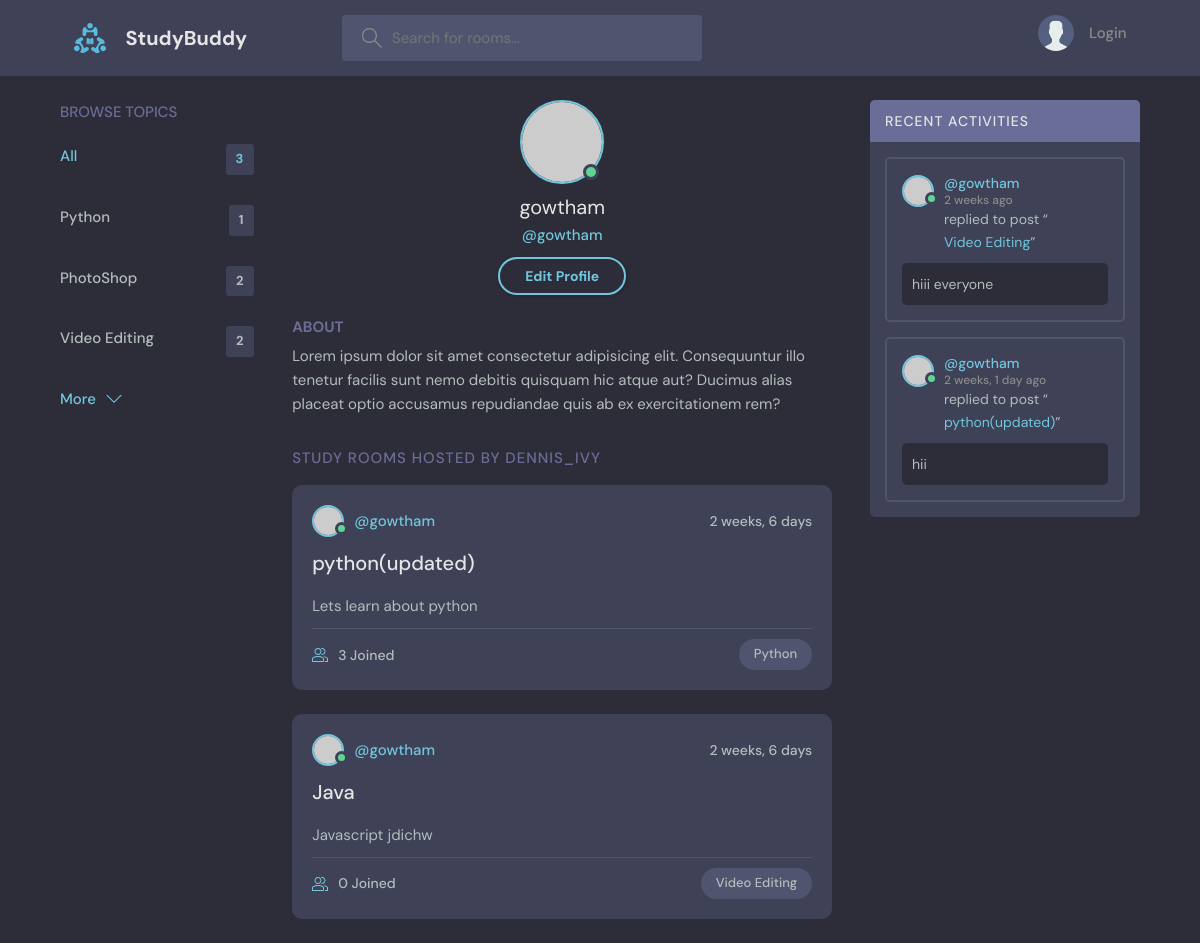
The page /profile/1 on the database as committed earlier.
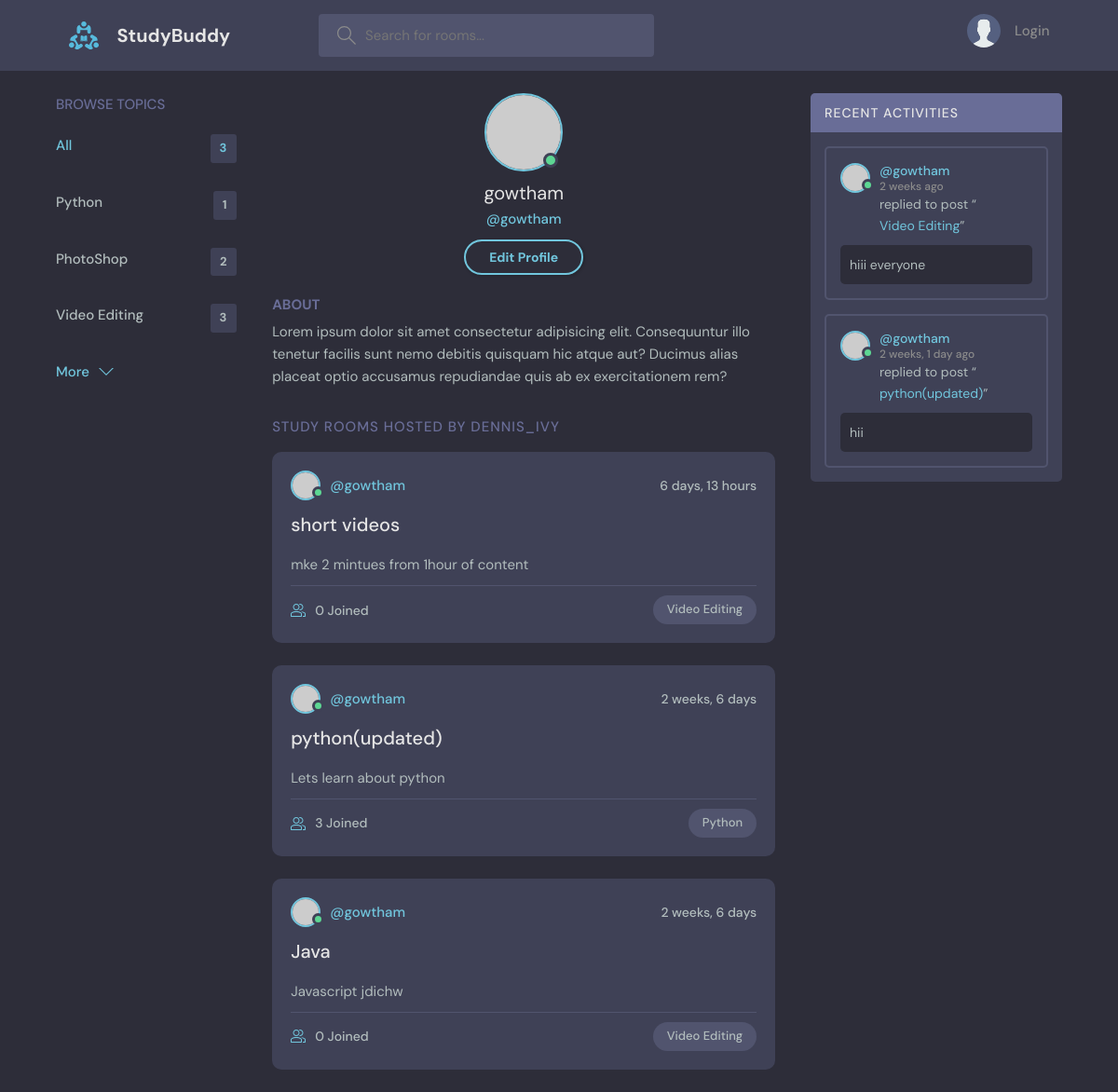
The same page on the database as committed later.
### core/models.py (models this page shows, shortened)
class Topics(models.Model):
    name = models.CharField(max_length=200)

class Room(models.Model):
    host = models.ForeignKey(User, on_delete=models.SET_NULL,null = True)
    topic = models.ForeignKey(Topics, on_delete=models.SET_NULL,null = True)
    name = models.CharField(max_length = 100)
    descriptions  = models.TextField(null=True,blank = True)
    updated = models.DateTimeField(auto_now= True)
    created = models.DateTimeField(auto_now_add=True)
    participants = models.ManyToManyField(User,related_name = 'participants',blank = True)
    class Meta:
        ordering = ['-updated','-created']
    def __str__(self):
        return self.name

class Message(models.Model):
    user = models.ForeignKey(User, on_delete= models.CASCADE)
    room = models.ForeignKey(Room, on_delete= models.CASCADE)
    body = models.TextField()
    updated = models.DateTimeField(auto_now= True)
    created = models.DateTimeField(auto_now_add=True)
    class Meta:
        ordering = ['-created']

### core/views.py (the view)
# urls.py: path('profile/<str:pk>',userProfile,name ='user-profile')
def userProfile(request,pk):
    user = User.objects.get(id=pk)
    rooms = user.room_set.all()
    topics = Topics.objects.all()
    recent_activity = user.message_set.all()
    context = {'user':user,'rooms':rooms,'topics':topics,'recent_activity':recent_activity}
    return render(request,'profile.html',context)

### core/templates/profile.html
{% extends 'main.html' %}
{% block content %}
  <main class="profile-page layout layout--3">
    <div class="container">
      {% include 'topics_component.html'%}
      <div class="roomList">
        <div class="profile">
          <div class="profile__avatar">
            <div class="avatar avatar--large active">
              <img src="https://randomuser.me/api/portraits/men/11.jpg" />
            </div>
          </div>
          <div class="profile__info">
            <h3>{{user.username}}</h3>
            <p>@{{user.username}}</p>
            <a href="edit-user.html" class="btn btn--main btn--pill">Edit Profile</a>
          </div>
          <div class="profile__about">
            <h3>About</h3>
            <p>
              Lorem ipsum dolor sit amet consectetur adipisicing elit. Consequuntur illo tenetur
              facilis sunt nemo debitis quisquam hic atque aut? Ducimus alias placeat optio
              accusamus repudiandae quis ab ex exercitationem rem?
            </p>
          </div>
        </div>
        <div class="roomList__header">
          <div>
            <h2>Study Rooms Hosted by dennis_ivy</a>
            </h2>
          </div>
        </div>
        {% include 'feed_component.html'%}
      </div>
       <div class="activities">
      {% include 'activity_component.html'%}
       </div>
    </div>
  </main>
{% endblock content %}

### core/templates/main.html (shortened to what this page needs)
<!DOCTYPE html>
{% load static %}
<html lang="en">
  <head>
    <link rel="stylesheet" href="{% static 'styles/style.css' %}" />
  </head>
  <body>
    <header class="header header--loggedIn">
      <div class="container">
        <a href="{% url 'home' %}" class="header__logo">
          <img src="{% static 'images/logo.svg' %}" />
          <h1>StudyBuddy</h1>
        </a>
        <form class="header__search">
          <label>
            <input  name="q" placeholder="Search for rooms..." />
          </label>
        </form>
        <nav class="header__menu">
 {% if request.user.is_authenticated %}
          <div class="header__user">
            <a href="{% url 'user-profile' user.id %}">
              <div class="avatar avatar--medium active">
                <img src="https://randomuser.me/api/portraits/men/37.jpg" />
              </div>
              <p>{{ request.user.username}} <span>@{{ request.user.username }}</span></p>
            </a>
            <button class="dropdown-button">
              <svg version="1.1" xmlns="http://www.w3.org/2000/svg" width="32" height="32" viewBox="0 0 32 32">
                <title>chevron-down</title>
                <path d="M16 21l-13-13h-3l16 16 16-16h-3l-13 13z"></path>
              </svg>
            </button>
          </div>
  {% else %}
          <a href="{% url 'login' %}">
            <img src="{% static 'images/avatar.svg' %}" />
            <p>Login</p>
          </a>
{%endif%}
        </nav>
      </div>
    </header>
    {% block content %}
    {% endblock %}
  </body>
</html>

### core/templates/topics_component.html
 <div class="topics">
          <div class="topics__header">
            <h2>Browse Topics</h2>
          </div>
          <ul class="topics__list">
            <li>
              <a href="{% url 'home'%}" class="active">All <span>{{topics.count}}</span></a>
            </li>
            {% for topic in topics%}
            <li>
              <a href="{% url 'home'%}?q={{topic.name}}">{{topic.name}}<span>{{topic.room_set.all.count}}</span></a>
            </li>
            {%endfor%}
          </ul>
          <a class="btn btn--link" href="topics.html">
            More
            <svg version="1.1" xmlns="http://www.w3.org/2000/svg" width="32" height="32" viewBox="0 0 32 32">
              <title>chevron-down</title>
              <path d="M16 21l-13-13h-3l16 16 16-16h-3l-13 13z"></path>
            </svg>
          </a>
        </div>

### core/templates/feed_component.html (shortened to what this page needs)
{% for room in rooms %}
<div class="roomListRoom">
            <div class="roomListRoom__header">
              <a href="{% url 'user-profile' room.host.id %}" class="roomListRoom__author">
                <div class="avatar avatar--small active">
                  <img src="https://randomuser.me/api/portraits/men/11.jpg" />
                </div>
                <span>@{{room.host}}</span>
              </a>
              <div class="roomListRoom__actions">
                <span>{{room.created|timesince}}</span>
              </div>
            </div>
            <div class="roomListRoom__content">
              <a href="room/{{ room.id }}/">{{room.name}}</a>
              <p>
                {{room.descriptions}}
              </p>
            </div>
            <div class="roomListRoom__meta">
              <a class="roomListRoom__joined">
                {{room.participants.count}} Joined
              </a>
              <p class="roomListRoom__topic">{{room.topic.name}}</p>
            </div>
          </div>
{% endfor%}

### core/templates/activity_component.html (shortened to what this page needs)
 <div class="activities__header">
            <h2>Recent Activities</h2>
          </div>
         {% for message in recent_activity %}
          <div class="activities__box">
            <div class="activities__boxHeader roomListRoom__header">
              <a href="{% url 'user-profile' message.user.id %}" class="roomListRoom__author">
                <div class="avatar avatar--small active">
                  <img src="https://randomuser.me/api/portraits/men/13.jpg" />
                </div>
                <p>
                  @{{message.user}}
                  <span>{{message.created|timesince}} ago</span>
                </p>
              </a>
            </div>
            <div class="activities__boxContent">
              <p>replied to post “<a href="{%url 'room' message.room.id%}">{{message.room}}</a>”</p>
              <div class="activities__boxRoomContent">
                {{message.body}}
              </div>
            </div>
          </div>
          {% endfor %}

Rows that differ between the two databases and show on the page:
computed for Topics "Video Editing": room_set.all.count "2" → "3"
added Room: host "gowtham", created "6 days, 13 hours", name "short videos", descriptions "mke 2 mintues from 1hour of content", participants.count "0", topic.name "Video Editing"
